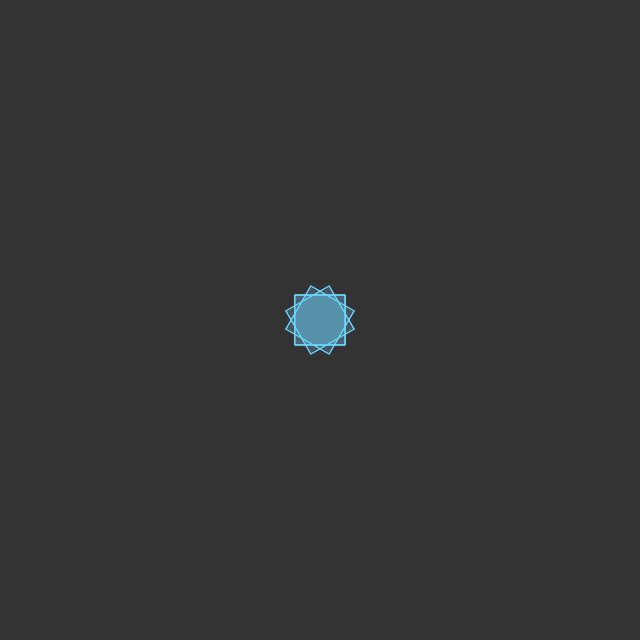
Frame 1 (no input)
Frame 60 (no input): identical to frame 1, image omitted
Frame 120 (the mouse pressed at the canvas centre since frame 60): identical to frame 1, image omitted

The p5.js sketch that drew this single still picture (run headless with seeded random() and noise() and a simulated clock; from frame 60 on, the mouse is pressed at the canvas centre):

// p5.js sketch
// ── sketch.js
var angle;
var mouseClickCount = 1;
var changeColorCount = 0;

const colorR = [112, 255, 255, 255, 233, 160, 50, 225];
const colorG = [214, 122, 151, 214, 255, 255, 75, 170];
const colorB = [255, 166, 112, 112, 112, 160, 100, 160];

function setup() {
  createCanvas(640, 640);
  angleMode(DEGREES);
  rectMode(CENTER);
}

function draw() {
  background(51);
  // Let's pick an angle 0 to 180 degrees based on the mouse position
  angle = map(mouseX, 0, width, 0, 180);

  // Start the rectangle from the center of the screen
  translate(width / 2, height / 2);
  stroke(colorR[changeColorCount], colorG[changeColorCount], colorB[changeColorCount]);
  for(let i=0; i<=360; i+=60){
    push();
    rotate(i);
    branch(100, 1);
    pop();
  }
}

function branch(len) {
  // Draw the branch
  fill(colorR[changeColorCount], colorG[changeColorCount], colorB[changeColorCount], 30);
  rect(0, 0, len*0.5, len*0.5);

  // Move to the end and shrink.
  translate(0, -len);
  len *= 0.66;


  if (len > 100 / mouseClickCount) {
    push();
    rotate(angle);
    branch(len);
    pop();

    // Repeat the same thing, only branch off to the "left" this time!
    push();
    rotate(-angle);
    branch(len);
    pop();
  }
}

function mouseClicked() {
  mouseClickCount++;
  changeColorCount = floor(random(8));
}
